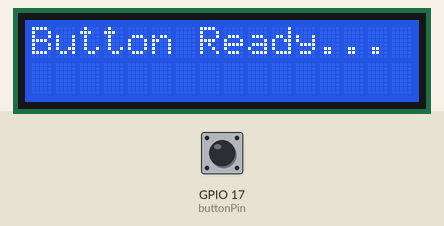
A sketch run on a simulated ESP32. On the bench: 16×2 character LCD. The inputs (shaded band) are chosen by the test bench; at power-on: GPIO 17 (buttonPin) HIGH. Nothing arrives over Bluetooth unless stated; what the sketch prints to the serial monitor is not drawn.

Above: at 1.2 s.
1.3 s: GPIO 17 (buttonPin) pulled LOW for 0.15 s
At 2.5 s:
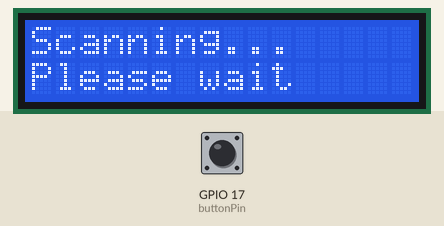
At 12.5 s:
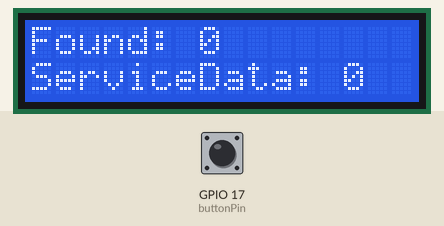
Timing chart, 0 to 14.0 s (numbered marks = the images above; inputs shaded):
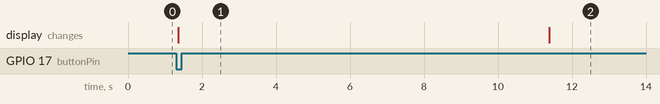

The sketch:

basicSound.ino
```cpp
#include <BLEDevice.h>
#include <BLEUtils.h>
#include <BLEScan.h>
#include <BLEAdvertisedDevice.h>
#include <LiquidCrystal_I2C.h>
#include <Wire.h>

const int buttonPin = 17;   // GPIO17
bool lastState = HIGH;      // Button starts HIGH (not pressed)
int scanTime = 10; //In seconds
BLEScan *pBLEScan;

LiquidCrystal_I2C lcd(0x27, 16, 2);

int serviceDataCount = 0;
int serviceDataCountText = 0;
int prevServiceDataCount = 0;
bool showFirstScreen = true;
unsigned long lastSwitchTime = 0;
const unsigned long screenInterval = 5000; // switch every 5s

// Helper: check if service data has printable ASCII
String extractPrintableASCII(const String &s, size_t minLen = 4) {
 String collected = "";
 String current = "";

 for (size_t i = 0; i < s.length(); i++) {
   unsigned char c = static_cast<unsigned char>(s[i]);
   if (c >= 32 && c <= 126) { // printable ASCII
     current += char(c);
   } else {
     if (current.length() >= minLen) {
       if (collected.length()) collected += " | ";
       collected += current;
     }
     current = "";
   }
 }

 if (current.length() >= minLen) {
   if (collected.length()) collected += " | ";
   collected += current;
 }
 return collected;
}


class MyAdvertisedDeviceCallbacks : public BLEAdvertisedDeviceCallbacks {
   void onResult(BLEAdvertisedDevice advertisedDevice) {

     // Print all devices (always)
     Serial.println("=== Device found ===");
     Serial.printf("Address: %s\n", advertisedDevice.getAddress().toString().c_str());
     Serial.printf("RSSI: %d\n", advertisedDevice.getRSSI());

     if (advertisedDevice.haveServiceData()) {
       serviceDataCount++;
       String sd = advertisedDevice.getServiceData(); // ✅ Arduino String
       String text = extractPrintableASCII(sd, 4);

       Serial.printf("Service Data (raw): %s\n", sd.c_str());
       if (text.length()) {
         serviceDataCountText++;
         Serial.printf("Text inside Service Data: %s\n", text.c_str());
       }
     }
     Serial.println("======================================");
   }
};

void setup() {
 pinMode(buttonPin, INPUT_PULLUP); // Internal pull-up resistor

 Serial.begin(115200);

 lcd.init(); // Initialize LCD
 lcd.backlight(); // Turn on backlight
 lcd.setCursor(0, 0);
 lcd.print("Button Ready...");

 BLEDevice::init("");

 pBLEScan = BLEDevice::getScan();
 pBLEScan->setAdvertisedDeviceCallbacks(new MyAdvertisedDeviceCallbacks());
 pBLEScan->setActiveScan(true);
 pBLEScan->setInterval(100);
 pBLEScan->setWindow(99);
}

void loop() {
 bool currentState = digitalRead(buttonPin);

 if (currentState == LOW && lastState == HIGH) {  // Button pressed
   Serial.println("Button Pressed!");

   // Show scanning message
   lcd.setCursor(0, 0);
   lcd.print("Scanning...      ");
   lcd.setCursor(0, 1);
   lcd.print("Please wait ");

   serviceDataCount = 0;
   serviceDataCountText = 0;

   // Start scan (blocking)
   BLEScanResults *foundDevices = pBLEScan->start(scanTime, false);

   // Compute change
   int change = serviceDataCountText - prevServiceDataCount;


   // Print results to Serial
   Serial.println("=== Scan complete ===");
   Serial.printf("Total devices found: %d\n", foundDevices->getCount());
   Serial.printf("Devices with Service Data: %d\n", serviceDataCount);
   Serial.printf("Text in Service Data: %d\n", serviceDataCountText);
   Serial.printf("Change vs prev scan: %d\n", change);
   Serial.println("=====================");

   lcd.clear();
   lcd.setCursor(0, 0);
   lcd.print("Found: ");
   lcd.print(foundDevices->getCount());
   lcd.setCursor(0, 1);
   lcd.print("ServiceData: ");
   lcd.print(serviceDataCount);

   delay(5000); // show this screen for 10 seconds

   // --- Show results screen 2 ---
   lcd.clear();
   lcd.setCursor(0, 0);
   lcd.print("TextData: ");
   lcd.print(serviceDataCountText);
   lcd.setCursor(0, 1);
   lcd.print("Change:");

   if (change > 0) lcd.print("");
   if (change == 0) lcd.print("No change");

   lcd.print(change > 0 ? change : (change < 0 ? -change : 0));
   if (change > 0) lcd.print(" more");
   else if (change < 0) lcd.print(" less");

   else lcd.print("");
   delay(10000); // show this screen for 10 seconds

   lcd.clear();
   lcd.setCursor(0, 0);
   lcd.print("Button Ready...");

   prevServiceDataCount = serviceDataCountText;

   // Switch screen for next scan
   showFirstScreen = !showFirstScreen;
   pBLEScan->clearResults();
 }


 lastState = currentState;

 delay(50); // Small debounce delay
}
```

Measured:
- after the input at 1.3 s, the display: changes after 0.06 s (image 1)
